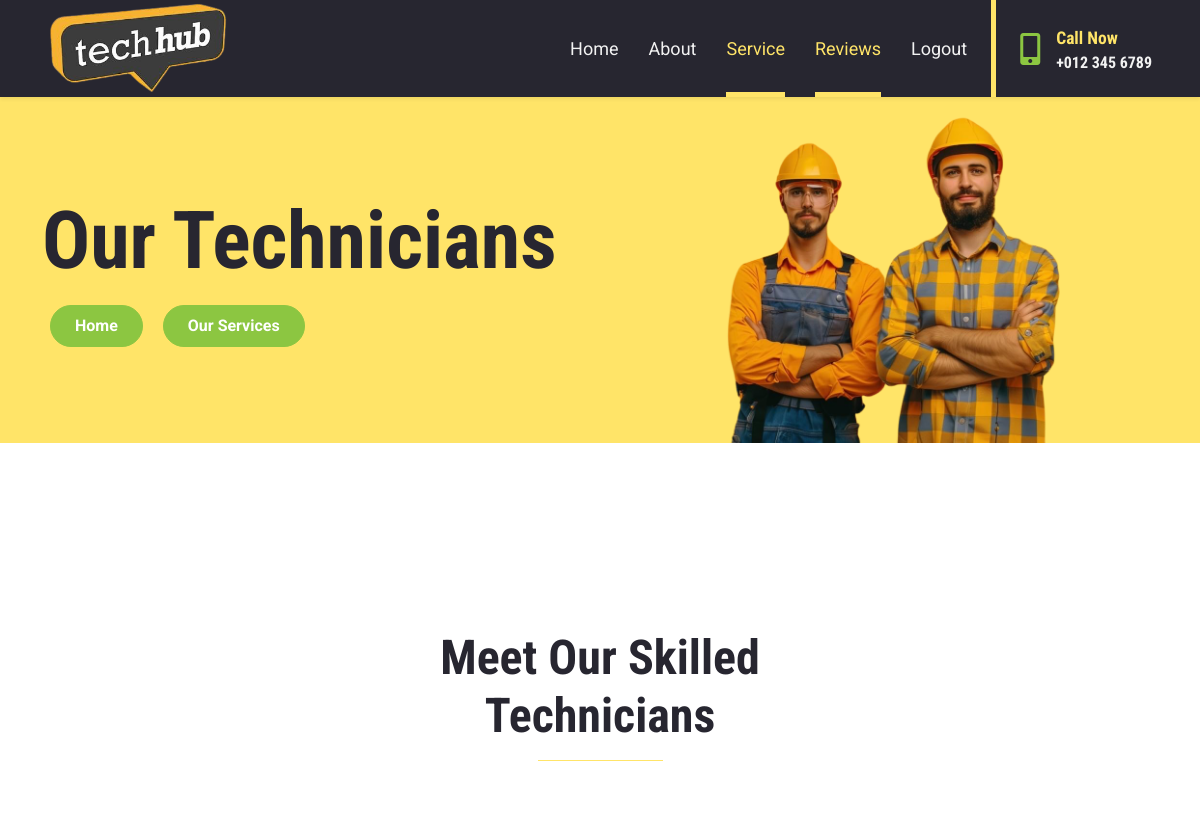
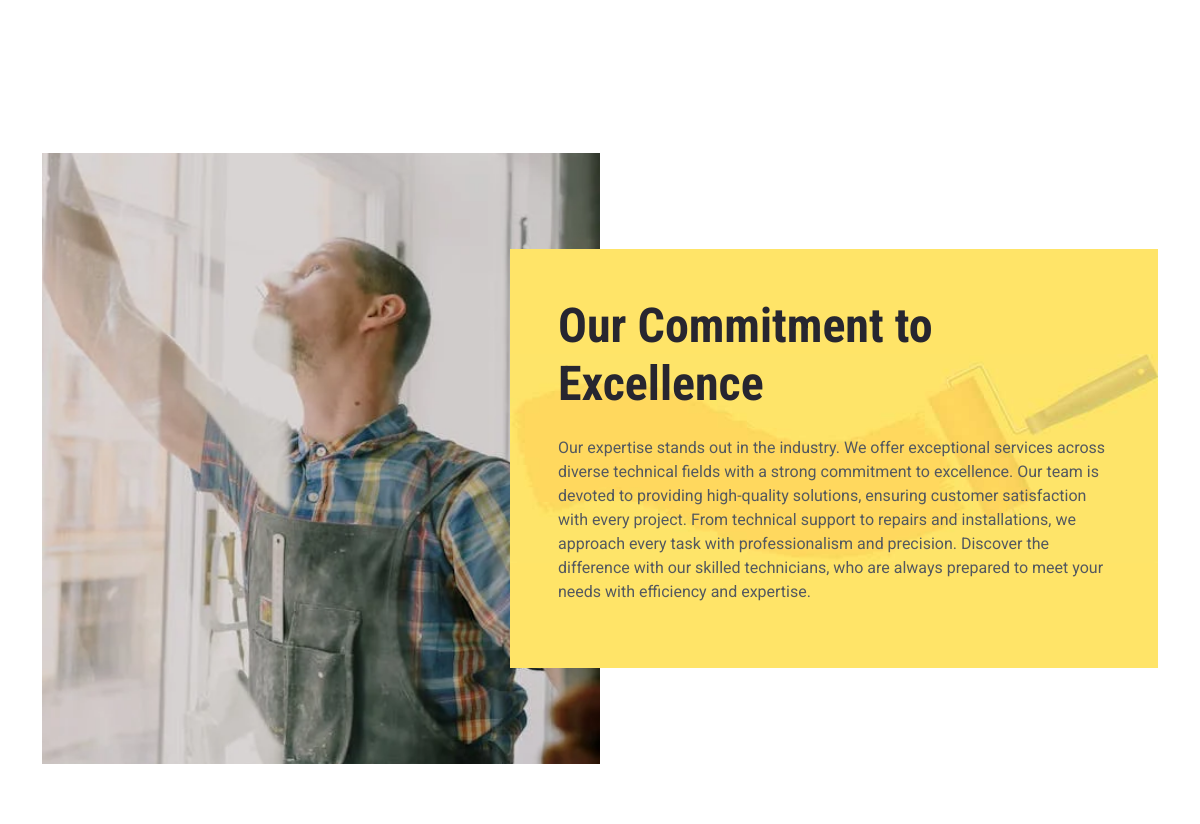
/role/1/ (upper part), run on an earlier commit of the app's database (2 pictures, top to bottom).
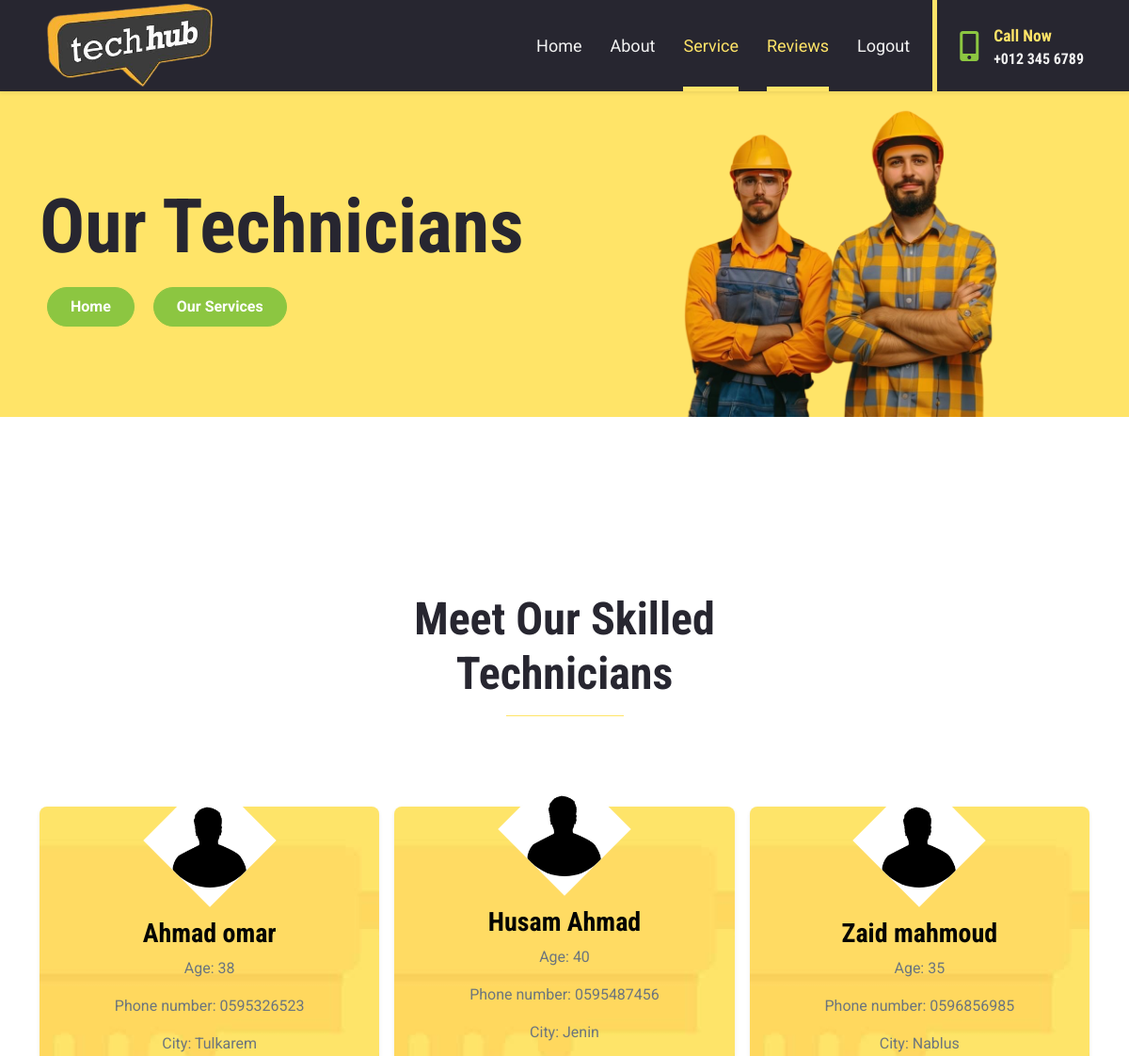
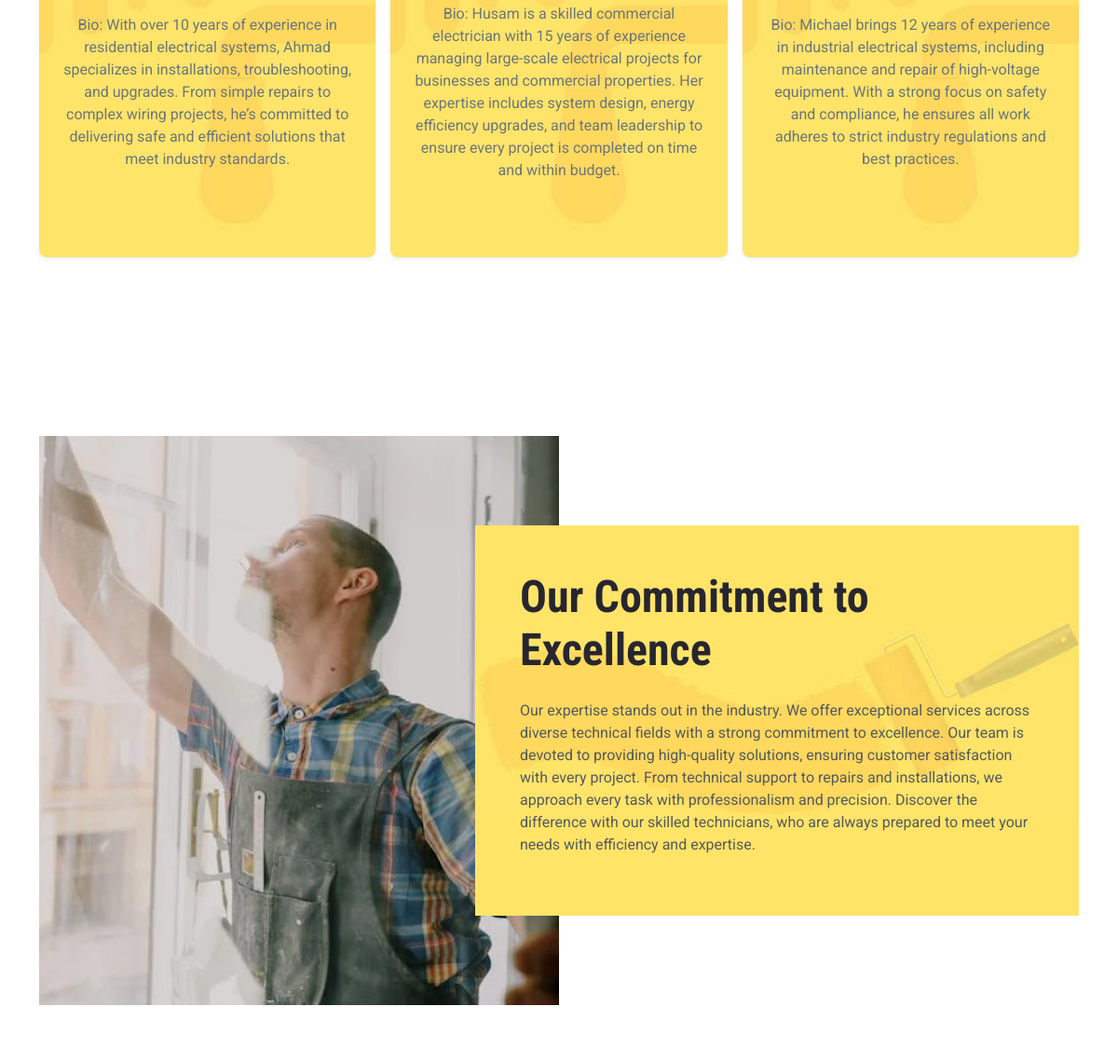
And on a later commit of the database (2 pictures, top to bottom).
### Technicians_app/models.py (models this page shows, shortened)
class Technician(models.Model):
    first_name = models.CharField(max_length=45)
    last_name = models.CharField(max_length=45)
    bio = models.TextField()
    phone_number = models.CharField(max_length=25)
    city = models.CharField(max_length=45)
    age = models.IntegerField()
    image = models.ImageField(upload_to='image/')
    created_at = models.DateField(auto_now_add=True)
    updated_at = models.DateField(auto_now=True)
    users = models.ManyToManyField(User, related_name="technicians",blank=True)
    role=models.ForeignKey(Role,related_name="technicians",on_delete=models.CASCADE , default=1)

### Technicians_app/views.py (the view)
# urls.py: path('role/<int:id>/', views.role_detail, name='role_detail'),
def role_detail(request, id):
    try:
        role = Role.objects.get(id=id)
        technicians = Technician.objects.filter(role=role)
    except Role.DoesNotExist:
        role = None
        technicians = []
    context = {
        'role': role,
        'technicians': technicians,
        'current_year': datetime.now().year
    }
    return render(request, 'technicians.html', context)

### Technicians_app/templates/technicians.html (shortened to what this page needs)
<!DOCTYPE html>
<html lang="en">
<head>
    {% load static %}
    <link href="https://cdnjs.cloudflare.com/ajax/libs/font-awesome/5.15.0/css/all.min.css" rel="stylesheet">
    <link href="https://cdn.jsdelivr.net/npm/bootstrap-icons@1.4.1/font/bootstrap-icons.css" rel="stylesheet">
    <link href="{% static 'lib/owlcarousel/assets/owl.carousel.min.css' %}" rel="stylesheet">
    <link href="{% static 'css/bootstrap.min.css' %}" rel="stylesheet">
    <link href="{% static 'css/services.css' %}" rel="stylesheet">
</head>
<body>
    <nav class="navbar navbar-expand-lg bg-dark navbar-dark shadow-sm px-5 py-3 py-lg-0">
        <a href="/" class="Header-branding" data-nc-element="branding" data-content-field="site-title">
            <img src="{% static 'image/logo2.PNG' %}" alt="One &amp; Done Remodeling" sizes="200px"
                class="Header-branding-logo" style="display:block; width:180px; height:auto;" loading="lazy"
                decoding="async" data-loader="sqs">
        </a>
        <div class="collapse navbar-collapse" id="navbarCollapse">
            <div class="navbar-nav ms-auto py-0 pe-4 border-end border-5 border-primary">
                <a href="/" class="nav-item nav-link">Home</a>
                <a href="{% url 'about_us' %}" class="nav-item nav-link">About</a>
                <a href="{% url 'services' %}" class="nav-item nav-link active">Service</a>
                <a href="{% url 'recent_reviews' %}" class="nav-item nav-link active">Reviews</a>
                <a href="{% url 'logout_user' %}" class="nav-item nav-link">Logout</a>
            </div>
        </div>
            <div class="d-none d-lg-flex align-items-center ps-4">
                <i class="fa fa-2x fa-mobile-alt text-secondary me-3"></i>
                <div>
                    <h5 class="text-primary mb-1"><small>Call Now</small></h5>
                    <h6 class="text-light m-0">+012 345 6789</h6>
                </div>
            </div>
    </nav>
    <div class="container-fluid bg-primary py-5 bg-hero" style="margin-bottom: 90px;">
        <div class="container py-5">
            <div class="row justify-content-start">
                <div class="col-lg-8 text-center text-lg-start">
                    <h1 class="display-1 text-dark">Our Technicians</h1>
                    <div class="pt-2">
                        <a href="/" class="btn btn-secondary rounded-pill py-2 px-4 mx-2">Home</a>
                        <a href="{% url 'services' %}" class="btn btn-secondary rounded-pill py-2 px-4 mx-2">Our Services</a>
                    </div>
                </div>
            </div>
        </div>
    </div>
    <div class="container-fluid py-5">
        <div class="container py-5">
            <div class="text-center mx-auto mb-5" style="max-width: 500px;">
                <h1 class="display-5">Meet Our Skilled Technicians</h1>
                <hr class="w-25 mx-auto text-primary" style="opacity: 1;">
            </div>
            <div class="row gy-4 gx-3">
                {% for technician in technicians %}
                <div class="col-lg-4 col-md-6 pt-5">
                    <div class="service-item d-flex flex-column align-items-center justify-content-center text-center p-4 bg-light shadow-sm rounded">
                        <div class="service-icon mb-3">
                            <img src="{{ technician.image.url }}" alt="{{ technician.first_name }} {{ technician.last_name }}" class="img-fluid rounded-circle" style="width: 100px; height: 100px; transform: rotate(45deg);">
                        </div>
                        <h3 class="mt-3 mb-2" style="color: #040503">{{ technician.first_name }} {{ technician.last_name }}</h3>
                        <p class="text-muted font-weight-bold">Age: {{ technician.age }}</p>
                        <p class="text-muted font-weight-bold">Phone number: {{ technician.phone_number }}</p>
                        <p class="text-muted font-weight-bold">City: {{ technician.city }}</p>
                        <p class="text-muted font-weight-bold">Bio: {{ technician.bio }}</p>
                        <div class="d-flex gap-2">
                        </div>
                    </div>
                </div>
                {% endfor %}
            </div>
        </div>
    </div>
    <div class="container-fluid py-5">
        <div class="container py-5">
            <div class="row gx-0">
                <div class="col-lg-6" style="min-height: 400px;">
                    <div class="position-relative h-100">
                        <img class="position-absolute w-100 h-100" src="{% static 'image/handyman3.webp' %}" style="object-fit: cover;">
                    </div>
                </div>
                <div class="col-lg-6 my-lg-5 py-lg-5">
                    <div class="about-end bg-primary p-5">
                        <h1 class="display-5 mb-4">Our Commitment to Excellence</h1>
                        <p>Our expertise stands out in the industry. We offer exceptional services across diverse technical fields with a strong commitment to excellence. Our team is devoted to providing high-quality solutions, ensuring customer satisfaction with every project. From technical support to repairs and installations, we approach every task with professionalism and precision. Discover the difference with our skilled technicians, who are always prepared to meet your needs with efficiency and expertise.</p>                    </div>
                </div>
            </div>
        </div>
    </div>
</body>
</html>

### Technicians_app/static/css/services.css (style rules this page uses)
:root { --primary: #FFE468; --secondary: #8CC641; --light: #F2F2F2; --dark: #272630; }
.btn { font-weight: 700; transition: .5s; }
.btn.btn-secondary { color: #FFFFFF; }
.navbar-dark .navbar-nav .nav-link { position: relative; margin-left: 30px; padding: 35px 0; font-size: 18px; color: var(--light); outline: none; transition: .5s; }
.navbar-dark .navbar-nav .nav-link:hover, .navbar-dark .navbar-nav .nav-link.active { color: var(--primary); }
@media (min-width: 992px) { .navbar-dark .navbar-nav .nav-link::before { position: absolute; content: ""; width: 0; height: 5px; bottom: 0; left: 50%; background: var(--primary); transition: .5s; } }
@media (min-width: 992px) { .navbar-dark .navbar-nav .nav-link:hover::before, .navbar-dark .navbar-nav .nav-link.active::before { width: 100%; left: 0; } }
.bg-hero { background: url(../image/hero.jpg) top right no-repeat; background-size: contain; }
.about-start, .about-end { background: url(../img/about-bg.jpg) center center no-repeat; background-size: contain; }
@media (min-width: 992px) { .about-end { position: relative; margin-left: -90px; z-index: 1; } }
.service-item, .contact-item { background: url(../image/service.jpg) top center no-repeat; background-size: cover; transition: .5s; }
.service-item .service-icon, .contact-item .contact-icon { margin-top: -50px; width: 100px; height: 100px; color: var(--secondary); background: #FFFFFF; transform: rotate(-45deg); }
.service-item { display: flex; flex-direction: column; align-items: center; justify-content: space-between; height: 100%; }
.service-item img { width: 100px; height: 100px; object-fit: cover; }

### Technicians_app/templates/technicians.html (style rules this page uses)
.service-item { display: flex; flex-direction: column; align-items: center; justify-content: space-between; height: 100%; }
.service-item img { width: 100px; height: 100px; object-fit: cover; }

What changed in the data, as far as the page shows it:
added Technician: image (picture), first_name "Ahmad", last_name "omar", age "38", phone_number "0595326523", city "Tulkarem", bio "With over 10 years of experience in residential electrical systems, Ahmad specializes in installations, troubleshooting, and upgrades. From simple repairs to complex wiring projects, he’s committed to delivering safe and efficient solutions that meet industry standards."
added Technician: image (picture), first_name "Husam", last_name "Ahmad", age "40", phone_number "0595487456", city "Jenin", bio "Husam is a skilled commercial electrician with 15 years of experience managing large-scale electrical projects for businesses and commercial properties. Her expertise includes system design, energy efficiency upgrades, and team leadership to ensure every project is completed on time and within budget."
added Technician: image (picture), first_name "Zaid", last_name "mahmoud", age "35", phone_number "0596856985", city "Nablus", bio "Michael brings 12 years of experience in industrial electrical systems, including maintenance and repair of high-voltage equipment. With a strong focus on safety and compliance, he ensures all work adheres to strict industry regulations and best practices."
